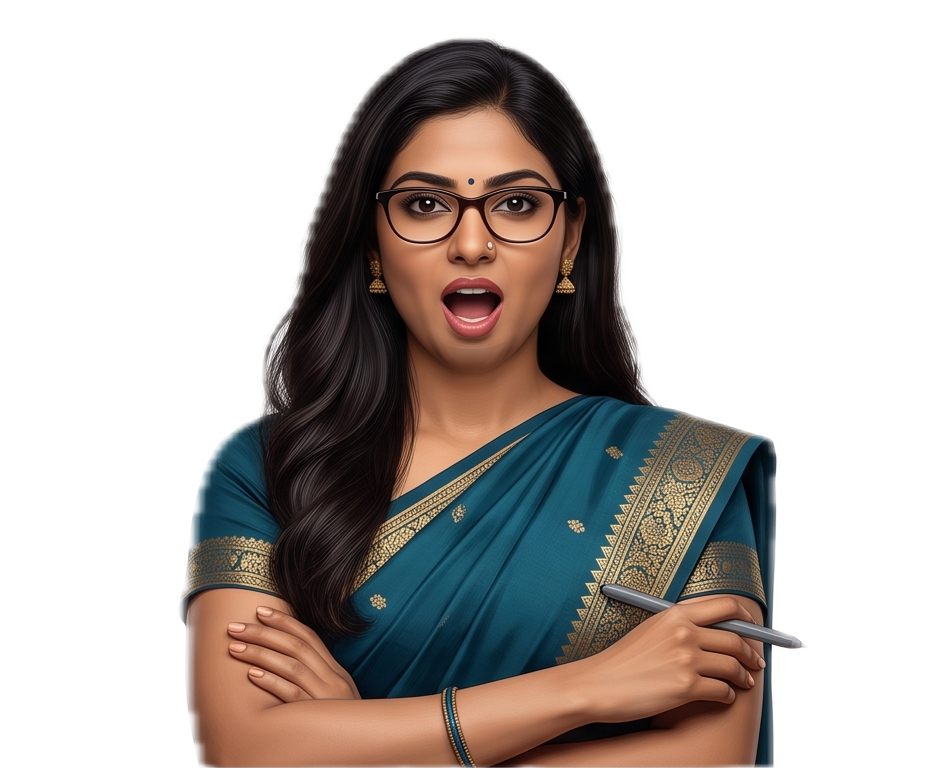
#> input picture assets/masked_hindi_aa.png, 938 x 768 px, given in place of MASTER_HINDI_AVATAR_6VISEME_GRID.png, which was not available
$ python generate_hindi_masked_mouths.py
#> lines starting #> are read from the running program, lines starting #| are printed output that depends on the picture; after the words box and inside, x2 and y2 are one past the last pixel; in counts of white or black regions, pixels touching at a corner belong together; pictures that were not available may be replaced by others from this repository, and a replacement may not be noted
import cv2
import numpy as np
from PIL import Image

def align_image(base_bgr, target_bgr):
    # Convert to grayscale for template matching
    base_gray = cv2.cvtColor(base_bgr, cv2.COLOR_BGR2GRAY)
    target_gray = cv2.cvtColor(target_bgr, cv2.COLOR_BGR2GRAY)

    # We want to align based on the upper face (eyes/nose)
    # Let's extract a template patch from the upper middle
    h, w = base_gray.shape
    template_w = int(w * 0.4)
    template_h = int(h * 0.3)
    x_start = (w - template_w) // 2
    y_start = int(h * 0.1) # Upper face

    template = base_gray[y_start:y_start+template_h, x_start:x_start+template_w]

    # Match template
    res = cv2.matchTemplate(target_gray, template, cv2.TM_CCOEFF_NORMED)
    min_val, max_val, min_loc, max_loc = cv2.minMaxLoc(res)

    dx = x_start - max_loc[0]
    dy = y_start - max_loc[1]

    print(f"Shift required: dx={dx}, dy={dy} (Confidence: {max_val:.3f})")

    M = np.float32([[1, 0, dx], [0, 1, dy]])
    aligned = cv2.warpAffine(target_bgr, M, (w, h), borderMode=cv2.BORDER_CONSTANT, borderValue=(0,0,0,0))
    return aligned

def compose_avatars():
    print("Loading HINDI grid to create perfectly stable masked mouth images...")

    grid_path = "assets/MASTER_HINDI_AVATAR_6VISEME_GRID.png"
    img = Image.open(grid_path).convert("RGBA")
#> img is the input picture: PIL image 938x768 RGBA; mean R, G, B, A 44.3, 38.1, 34.5, 109.2

    frame_w = img.width // 3
#> frame_w = 312
    frame_h = img.height // 2
#> frame_h = 384

    viseme_mapping_hi = {
        "hindi_rest": (0, 0),
        "hindi_bmp":  (0, 1),
        "hindi_aa":   (0, 2),
        "hindi_oh":   (1, 0),
        "hindi_ee":   (1, 1),
        "hindi_ai":   (1, 2)
    }

    crops = {}
    for name, (row, col) in viseme_mapping_hi.items():
        left = col * frame_w
        upper = row * frame_h
        right = left + frame_w
        lower = upper + frame_h
        crops[name] = np.array(img.crop((left, upper, right, lower)))
#> after the loop, crops = 6 items

    base_img = cv2.cvtColor(crops["hindi_rest"], cv2.COLOR_RGBA2BGRA)
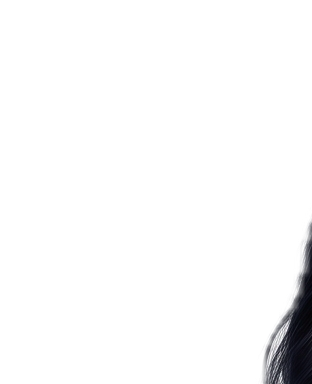
#> base_img: shape (384, 312, 4); mean R, G, B, A 4.5, 4.5, 4.8, 7.9; transparent parts drawn white

    # Load Haar cascades
    face_cascade = cv2.CascadeClassifier(cv2.data.haarcascades + 'haarcascade_frontalface_default.xml')
    smile_cascade = cv2.CascadeClassifier(cv2.data.haarcascades + 'haarcascade_smile.xml')

    gray = cv2.cvtColor(base_img[:,:,:3], cv2.COLOR_BGR2GRAY)
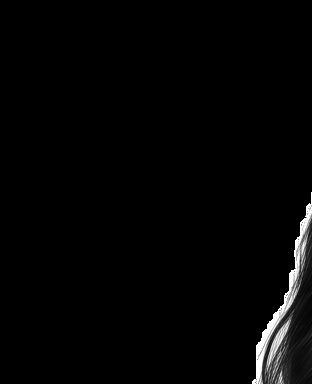
#> gray: shape (384, 312); min 0, max 255, mean 4.6

    faces = face_cascade.detectMultiScale(gray, 1.1, 4)
#> faces = ()
    if len(faces) == 0:
        print("No face found by cascade classifier!")
        # Fallback full box
        faces = [[int(frame_w * 0.2), int(frame_h * 0.1), int(frame_w * 0.6), int(frame_h * 0.6)]]
#> faces = [[62, 38, 187, 230]]

    (fx, fy, fw, fh) = faces[0]
#> fx = 62; fy = 38; fw = 187; fh = 230
    print(f"Detected face: {fx}, {fy}, {fw}, {fh}")
#| Detected face: 62, 38, 187, 230

    roi_gray = gray[fy + int(fh/2):fy+fh, fx:fx+fw]
#> roi_gray: shape (115, 187); every value is 0
    smiles = smile_cascade.detectMultiScale(roi_gray, 1.8, 20)
#> smiles = ()

    if len(smiles) > 0:
        (sx, sy, sw, sh) = smiles[0]
        mx = fx + sx
        my = fy + int(fh/2) + sy
        mw = sw
        mh = sh
        print(f"Detected mouth: {mx}, {my}, {mw}, {mh}")
    else:
        print("No mouth found by cascade! Using geometric assumption.")
        mw = int(fw * 0.5)
#> mw = 93
        mh = int(fh * 0.25)
#> mh = 57
        mx = fx + int(fw * 0.25)
#> mx = 108
        my = fy + int(fh * 0.7)
#> my = 199

    # Create soft feathered mask
    pad_x = int(mw * 0.5)
#> pad_x = 46
    pad_y = int(mh * 0.5)

    img_h, img_w = base_img.shape[:2]

    x1 = max(0, mx - pad_x)
    y1 = max(0, my - pad_y)
    x2 = min(img_w, mx + mw + pad_x)
    y2 = min(img_h, my + mh + pad_y)

    mask = np.zeros((img_h, img_w), dtype=np.uint8)
    cv2.rectangle(mask, (x1, y1), (x2, y2), 255, -1)
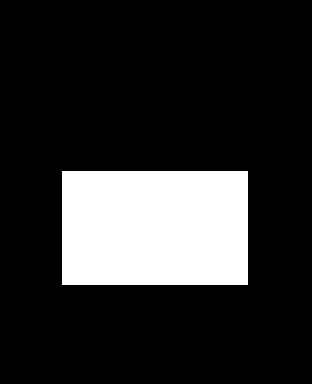
#> mask: shape (384, 312); 17.7% white; 1 white region, box (x1, y1, x2, y2) and area: (62, 171, 248, 285) 21204

    blur_amount = max(mw, mh)
    if blur_amount % 2 == 0:
        blur_amount += 1
    mask = cv2.GaussianBlur(mask, (blur_amount, blur_amount), 0)

    mask_3c = cv2.merge([mask, mask, mask])
    mask_float = mask_3c.astype(float) / 255.0

    base_float = base_img.astype(float)

    for name, crop_arr in crops.items():
        if name == "hindi_rest":
            cv2.imwrite(f"assets/masked_{name}.png", base_img)
            continue

        target_img = cv2.cvtColor(crop_arr, cv2.COLOR_RGBA2BGRA)

        # ALIGN the target image to the base image BEFORE masking!
        print(f"Aligning {name}...")
        aligned_target = align_image(base_img, target_img)
        target_float = aligned_target.astype(float)

        blended_bgr = base_float[:,:,:3] * (1 - mask_float) + target_float[:,:,:3] * mask_float

        result = np.zeros_like(base_img)
        result[:,:,:3] = blended_bgr.astype(np.uint8)
        result[:,:,3] = base_img[:,:,3]

        cv2.imwrite(f"assets/masked_{name}.png", result)
        print(f"Composited assets/masked_{name}.png")
#> this loop made 6 passes
#> name on passes 1 to 6: 'hindi_rest', 'hindi_bmp', 'hindi_aa', 'hindi_oh', 'hindi_ee', 'hindi_ai'
#> (printed output is left out)
#> pass 2, in compose_avatars, `target_img = cv2.cvtColor(crop_arr, cv2.COLOR_RGBA2BGRA)`:
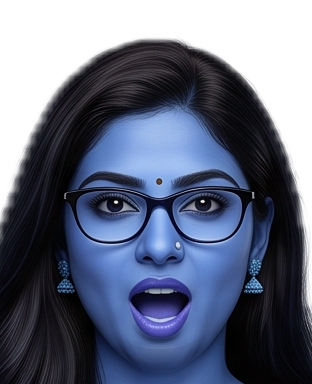
#> target_img: shape (384, 312, 4); mean R, G, B, A 45.5, 53.4, 74.4, 192.9; transparent parts drawn white
#> pass 2, in align_image, `target_gray = cv2.cvtColor(target_bgr, cv2.COLOR_BGR2GRAY)`:
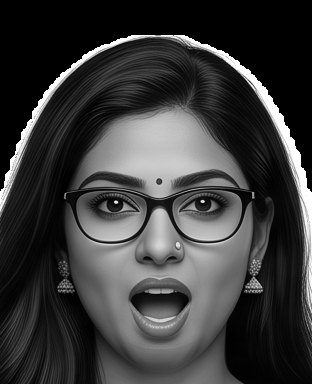
#> target_gray: shape (384, 312); min 0, max 255, mean 58.8

if __name__ == "__main__":
    compose_avatars()
